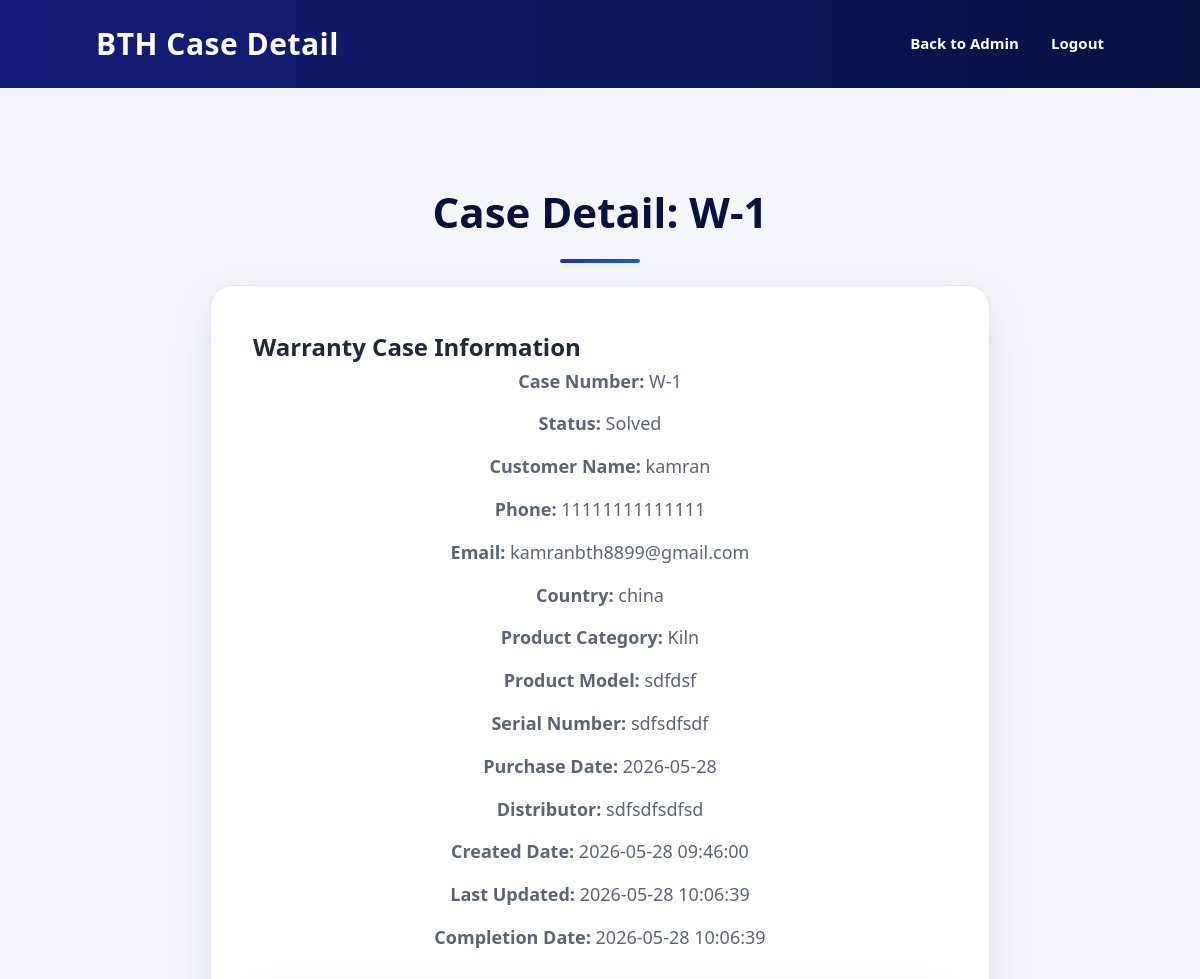
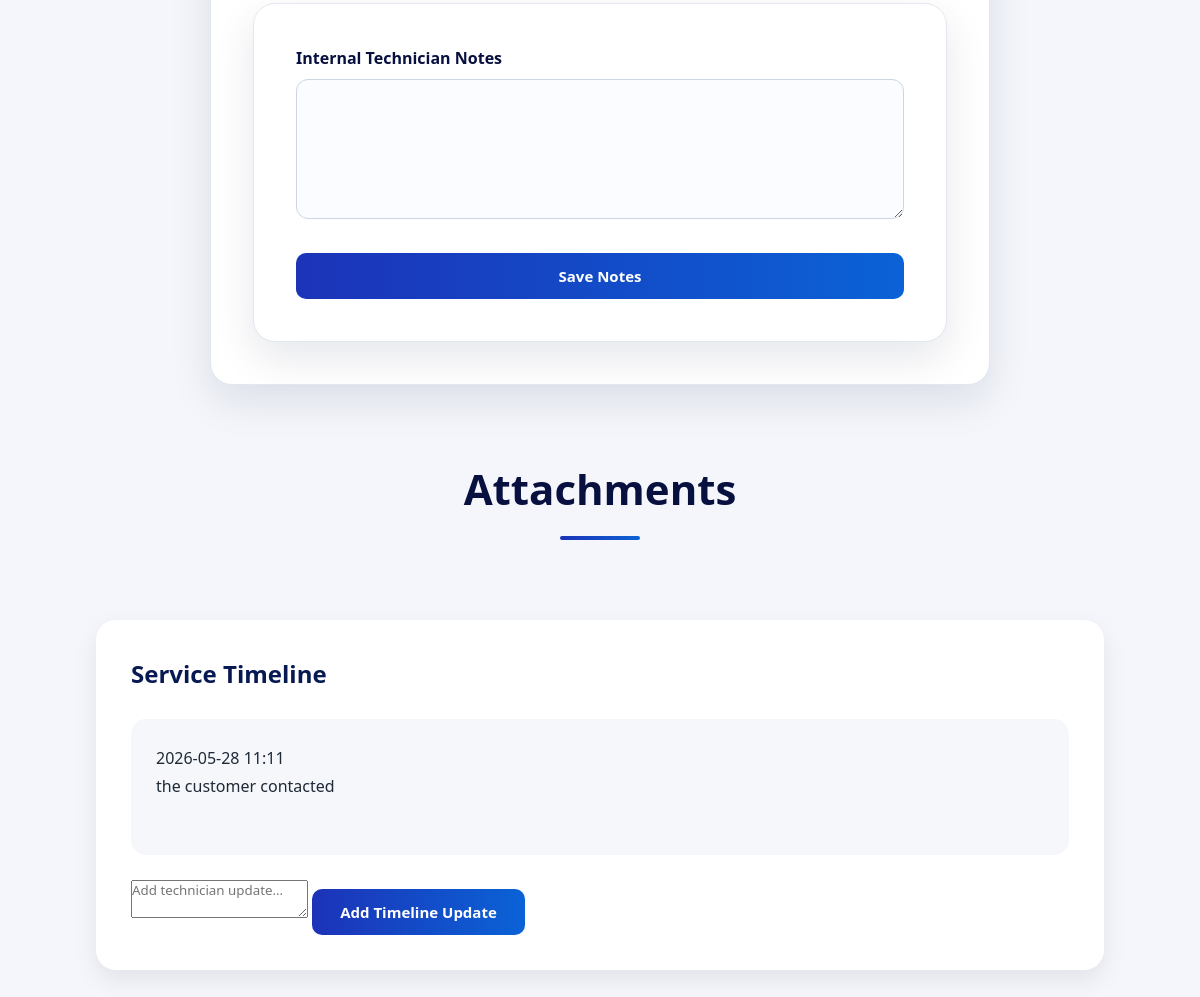
Page /case/warranty/W-1 (signed in) on the committed database (2 pictures, top to bottom).
### tables this page shows
CREATE TABLE warranty_registrations (
            id INTEGER PRIMARY KEY AUTOINCREMENT,
            case_number TEXT,
            status TEXT DEFAULT 'Pending',
            full_name TEXT,
            phone TEXT,
            email TEXT,
            country TEXT,
            product_category TEXT,
            product_model TEXT,
            serial_number TEXT,
            purchase_date TEXT,
            distributor TEXT
        , created_date TEXT, updated_date TEXT, completion_date TEXT, internal_notes TEXT, service_timeline TEXT);

### app.py (the view, shortened to what this page needs)
@app.route("/case/<case_type>/<case_number>")
def case_detail(case_type, case_number):
    if "logged_in" not in session:
        return redirect("/login")
    connection = sqlite3.connect("customers.db")
    cursor = connection.cursor()
    case_data = None
    if case_type == "warranty":
        cursor.execute("""
            SELECT
                id, case_number, status, full_name, phone, email,
                country, product_category, product_model, serial_number,
                purchase_date, distributor, created_date, updated_date,
                completion_date, internal_notes, service_timeline
            FROM warranty_registrations
            WHERE case_number = ?
        """, (case_number,))
        case_data = cursor.fetchone()
    connection.close()
    attachments = get_case_attachments(case_number)
    return render_template(
        "case-detail.html",
        case_type=case_type,
        case_number=case_number,
        case_data=case_data,
        attachments=attachments
    )

### app.py (called while the page is built)
def get_case_attachments(case_number):
    attachments = []
    case_folder = os.path.join(app.config["UPLOAD_FOLDER"], case_number)
    if os.path.exists(case_folder):
        for file in os.listdir(case_folder):
            attachments.append(f"{case_number}/{file}")
    if os.path.exists(app.config["UPLOAD_FOLDER"]):
        for file in os.listdir(app.config["UPLOAD_FOLDER"]):
            file_path = os.path.join(app.config["UPLOAD_FOLDER"], file)
            if os.path.isfile(file_path) and file.startswith(case_number):
                attachments.append(file)
    return attachments

### templates/case-detail.html (shortened to what this page needs)
<!DOCTYPE html>
<html lang="en">
<head>
    <link rel="stylesheet" href="{{ url_for('static', filename='style.css') }}">
</head>
<body>
<header>
    <div class="logo">BTH Case Detail</div>
    <nav>
        <a href="/admin">Back to Admin</a>
        <a href="/logout">Logout</a>
    </nav>
</header>
<section class="form-page">
    <h1>Case Detail: {{ case_number }}</h1>
    <div class="contact-box">
        {% if case_data %}
            {% if case_type == "warranty" %}
                <h2>Warranty Case Information</h2>
                <p><strong>Case Number:</strong> {{ case_data[1] }}</p>
                <p><strong>Status:</strong> {{ case_data[2] }}</p>
                <p><strong>Customer Name:</strong> {{ case_data[3] }}</p>
                <p><strong>Phone:</strong> {{ case_data[4] }}</p>
                <p><strong>Email:</strong> {{ case_data[5] }}</p>
                <p><strong>Country:</strong> {{ case_data[6] }}</p>
                <p><strong>Product Category:</strong> {{ case_data[7] }}</p>
                <p><strong>Product Model:</strong> {{ case_data[8] }}</p>
                <p><strong>Serial Number:</strong> {{ case_data[9] }}</p>
                <p><strong>Purchase Date:</strong> {{ case_data[10] }}</p>
                <p><strong>Distributor:</strong> {{ case_data[11] }}</p>
                <p><strong>Created Date:</strong> {{ case_data[12] }}</p>
                <p><strong>Last Updated:</strong> {{ case_data[13] }}</p>
                <p><strong>Completion Date:</strong> {{ case_data[14] }}</p>
                <form method="POST" action="/update-notes" class="support-form" style="margin-top:30px;">
                    <label>Internal Technician Notes</label>
                    <textarea name="internal_notes">{{ case_data[15] }}</textarea>
                    <button type="submit">Save Notes</button>
                </form>
            {% endif %}
        {% else %}
            <p>No case data found.</p>
        {% endif %}
    </div>
    <h1 style="margin-top:70px;">Attachments</h1>
    <div class="timeline-box">
        <h2>Service Timeline</h2>
        <div class="timeline-history">
            {% if case_data[-1] %}
                <pre>{{ case_data[-1] }}</pre>
            {% else %}
                <p>No service updates yet.</p>
            {% endif %}
        </div>
        <form method="POST" action="/add-timeline-update">
            <textarea
                name="timeline_update"
                placeholder="Add technician update..."
                required
            ></textarea>
            <button type="submit">
                Add Timeline Update
            </button>
        </form>
    </div>
</section>
</body>
</html>

### static/style.css (style rules this page uses)
* { margin: 0; padding: 0; box-sizing: border-box; font-family: "Segoe UI", Arial, sans-serif; }
body { background: #f4f6fb; color: #1f2937; line-height: 1.6; }
header { background: linear-gradient(90deg, #151f7a, #07103f); color: white; padding: 20px 8%; display: flex; justify-content: space-between; align-items: center; box-shadow: 0 6px 18px rgba(0,0,0,0.18); }
.logo { font-size: 26px; font-weight: 900; letter-spacing: 1px; }
nav a { color: white; text-decoration: none; margin-left: 28px; font-size: 15px; font-weight: 600; transition: 0.3s; }
button, .btn { display: inline-block; background: linear-gradient(90deg, #1c33b8, #0b62d6); color: white; border: none; padding: 13px 28px; border-radius: 10px; font-size: 15px; font-weight: 700; text-decoration: none; cursor: pointer; transition: 0.3s; }
.products, .support, .form-page, .support-page { padding: 90px 8%; }
.products, .form-page { background: #f4f6fb; }
.products h2, .support h2, .form-page h1, .support-page h1 { font-size: 42px; color: #07103f; margin-bottom: 22px; text-align: center; font-weight: 900; }
.products h2::after, .support h2::after, .form-page h1::after, .support-page h1::after { content: ""; display: block; width: 80px; height: 4px; background: linear-gradient(90deg, #1c33b8, #0b62d6); margin: 14px auto 0; border-radius: 20px; }
.support p, .form-page p, .support-intro { max-width: 780px; margin: 0 auto 36px; text-align: center; font-size: 18px; color: #5b6475; }
.support-form, .contact-box { max-width: 780px; margin: 0 auto; background: white; padding: 42px; border-radius: 22px; box-shadow: 0 16px 42px rgba(7,16,63,0.1); text-align: left; border: 1px solid #e3e7f0; }
.support-form input, .support-form select, .support-form textarea { width: 100%; padding: 15px 16px; margin-bottom: 18px; border: 1px solid #cdd5e4; border-radius: 12px; font-size: 15px; outline: none; transition: 0.25s; background: #fbfcff; }
.support-form textarea { height: 140px; resize: vertical; }
.support-form label { display: block; margin-bottom: 8px; color: #07103f; font-weight: 800; }
.support-form button { width: 100%; margin-top: 8px; }
.contact-box p { font-size: 18px; margin-bottom: 14px; }
.timeline-box { margin-top:50px; background:white; padding:35px; border-radius:20px; box-shadow:0 10px 25px rgba(0,0,0,0.08); }
.timeline-box h2 { margin-bottom:25px; color:#071952; }
.timeline-history { background:#f5f7fb; padding:25px; border-radius:15px; margin-bottom:25px; max-height:400px; overflow-y:auto; }
.timeline-history pre { white-space:pre-wrap; line-height:1.8; font-size:16px; }
.logo { color:white; font-size:30px; font-weight:900; letter-spacing:0.5px; }

### rows in the picture
warranty_registrations: case_number "W-1", status "Solved", full_name "kamran", phone "11111111111111", email "kamranbth8899@gmail.com", country "china", product_category "Kiln", product_model "sdfdsf", serial_number "sdfsdfsdf", purchase_date "2026-05-28", distributor "sdfsdfsdfsd", created_date "2026-05-28 09:46:00", updated_date "2026-05-28 10:06:39", completion_date "2026-05-28 10:06:39", service_timeline "2026-05-28 11:11 the customer contacted"

### other values in the picture
{{ case_number }} "W-1"
